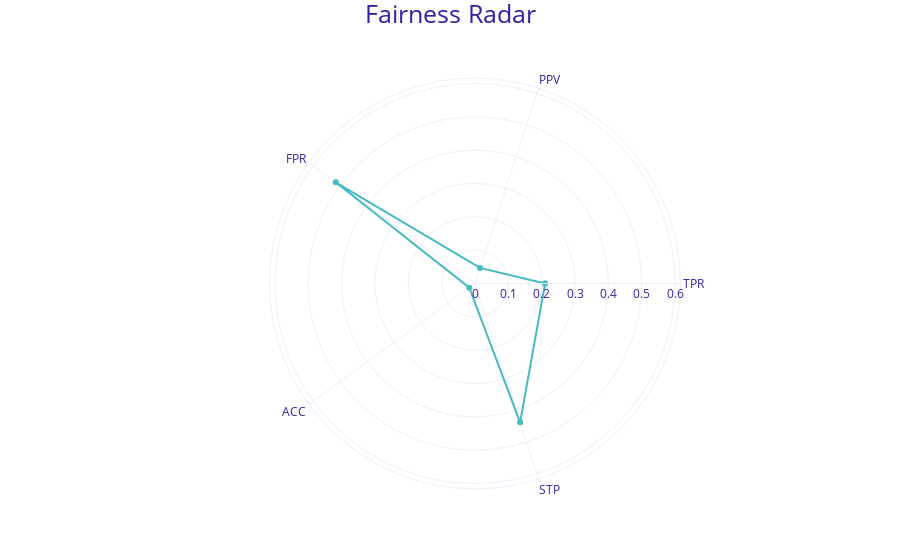

The notebook cell saved with this chart:
### Code cell
fobject.plot(type = "radar")

### Figure 1 — Plotly figure (JSON) as saved in the notebook; plotly's stock layout.template omitted (floating-point values rounded to 4 significant figures)
{"data": [{"hovertemplate": "<b>%{text}</b><br>Metric: %{theta}<br>Parity loss: %{r:.3f}<extra></extra>", "line": {"color": "#46bac2"}, "marker": {"color": ["#46bac2", "#46bac2", "#46bac2", "#46bac2", "#46bac2", "#46bac2"]}, "name": "LogisticRegression", "r": [0.2102, 0.04927, 0.5163, 0.02128, 0.4378, 0.2102], "text": ["LogisticRegression", "LogisticRegression", "LogisticRegression", "LogisticRegression", "LogisticRegression", "LogisticRegression"], "theta": ["TPR", "PPV", "FPR", "ACC", "STP", "TPR"], "type": "scatterpolar"}], "layout": {"font": {"color": "#371ea3"}, "margin": {"b": 71, "r": 30, "t": 78}, "polar": {"radialaxis": {"range": [0, 0.6163]}}, "title": {"font": {"size": 25}, "text": "Fairness Radar", "x": 0.5, "y": 0.99}}}
